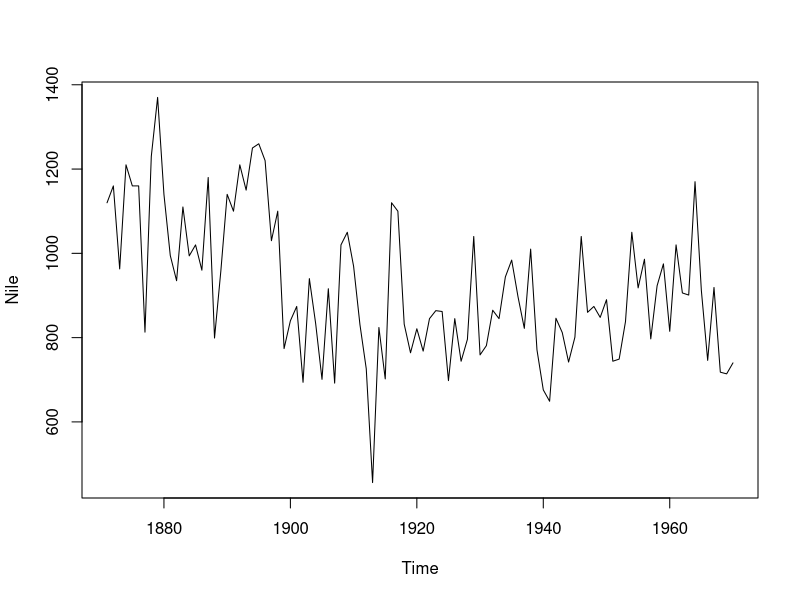
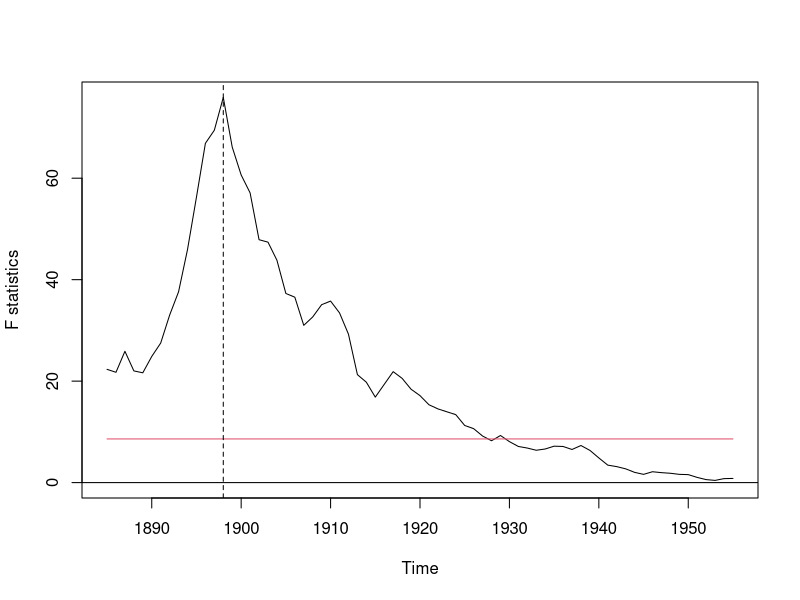
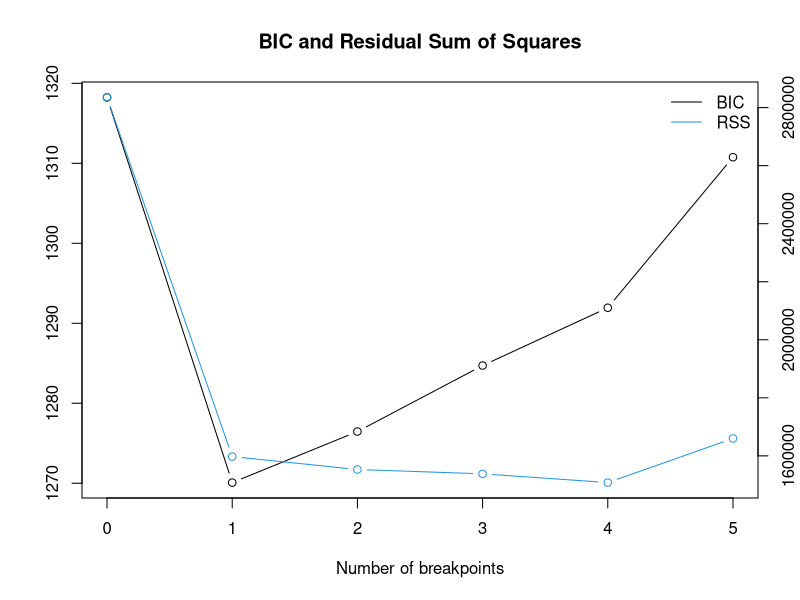
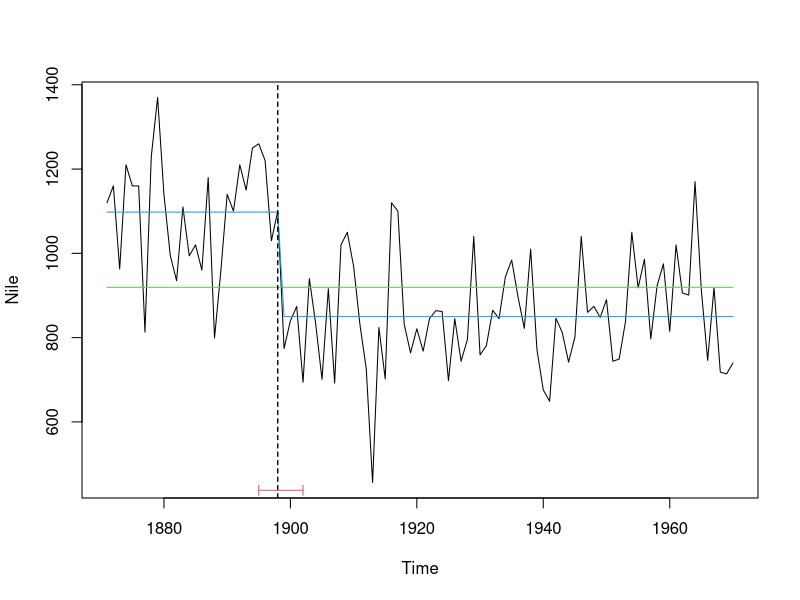
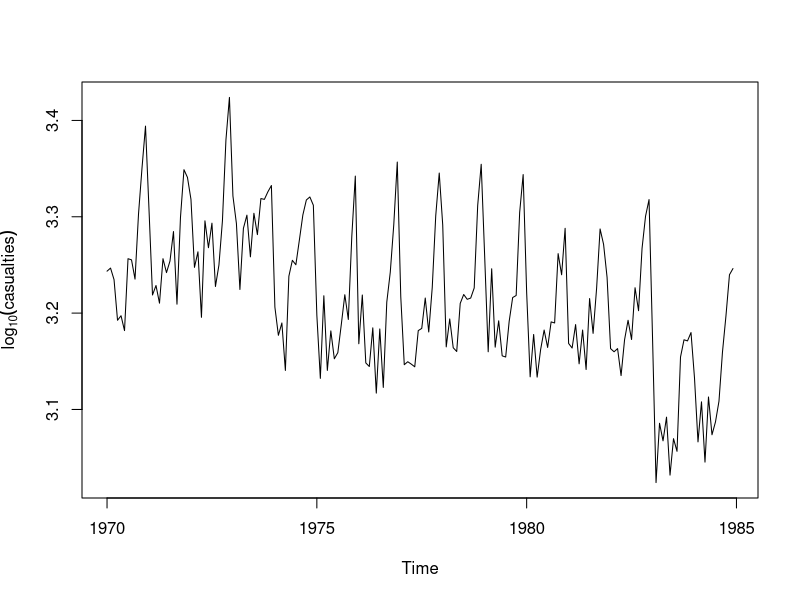
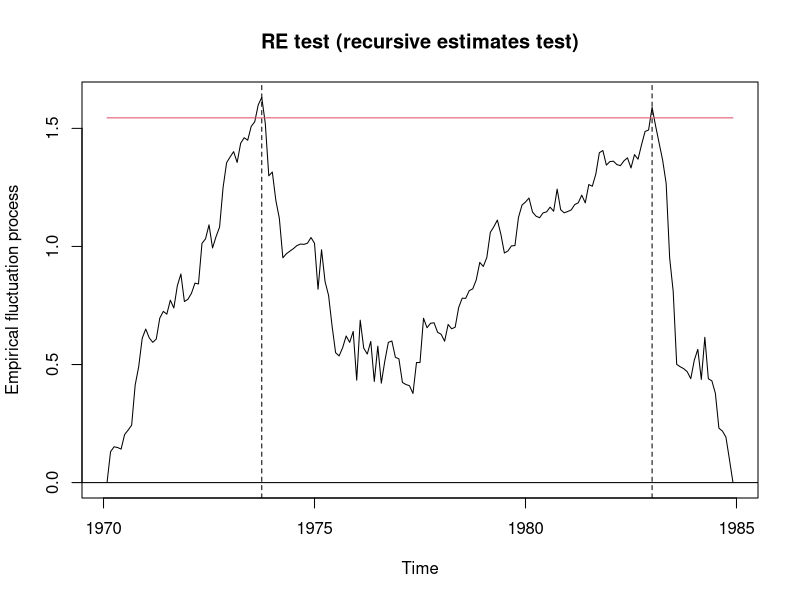
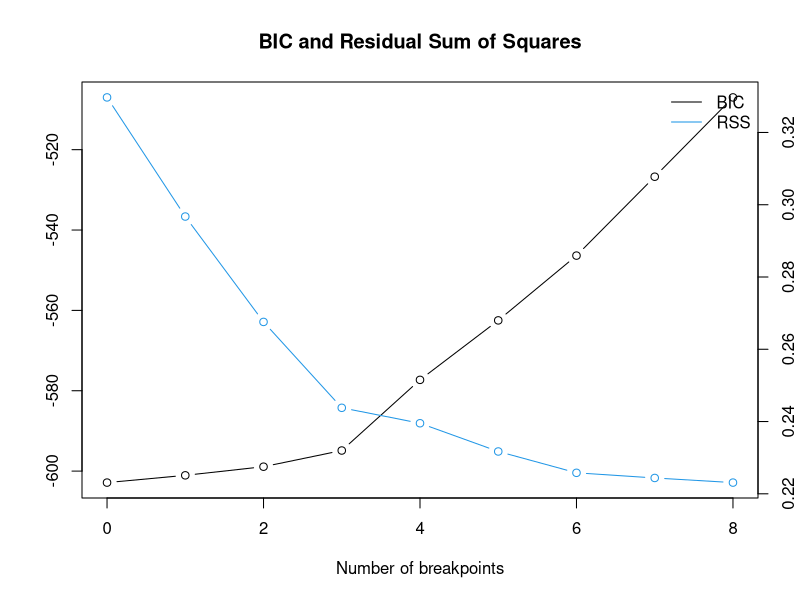
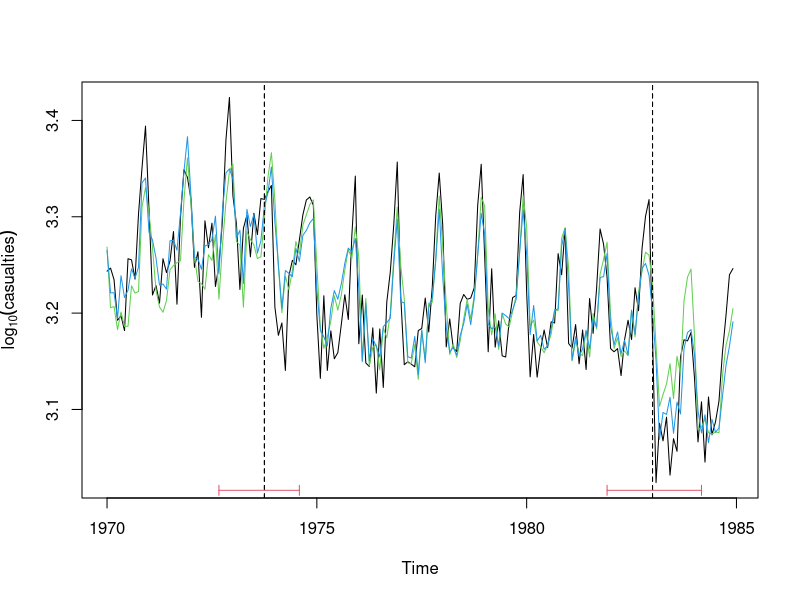

Source code (R) for these figures, in order:
library(strucchange)


### Name: breakpoints
### Title: Dating Breaks
### Aliases: breakpoints breakpoints.formula breakpoints.breakpointsfull
###   breakpoints.Fstats summary.breakpoints summary.breakpointsfull
###   plot.breakpointsfull plot.summary.breakpointsfull print.breakpoints
###   print.summary.breakpointsfull lines.breakpoints coef.breakpointsfull
###   vcov.breakpointsfull fitted.breakpointsfull residuals.breakpointsfull
###   df.residual.breakpointsfull
### Keywords: regression

### ** Examples

## Nile data with one breakpoint: the annual flows drop in 1898
## because the first Ashwan dam was built
data("Nile")
plot(Nile)

## F statistics indicate one breakpoint
fs.nile <- Fstats(Nile ~ 1)
plot(fs.nile)
breakpoints(fs.nile)
lines(breakpoints(fs.nile))

## or
bp.nile <- breakpoints(Nile ~ 1)
summary(bp.nile)

## the BIC also chooses one breakpoint
plot(bp.nile)
breakpoints(bp.nile)

## fit null hypothesis model and model with 1 breakpoint
fm0 <- lm(Nile ~ 1)
fm1 <- lm(Nile ~ breakfactor(bp.nile, breaks = 1))
plot(Nile)
lines(ts(fitted(fm0), start = 1871), col = 3)
lines(ts(fitted(fm1), start = 1871), col = 4)
lines(bp.nile)

## confidence interval
ci.nile <- confint(bp.nile)
ci.nile
lines(ci.nile)


## UK Seatbelt data: a SARIMA(1,0,0)(1,0,0)_12 model
## (fitted by OLS) is used and reveals (at least) two
## breakpoints - one in 1973 associated with the oil crisis and
## one in 1983 due to the introduction of compulsory
## wearing of seatbelts in the UK.
data("UKDriverDeaths")
seatbelt <- log10(UKDriverDeaths)
seatbelt <- cbind(seatbelt, lag(seatbelt, k = -1), lag(seatbelt, k = -12))
colnames(seatbelt) <- c("y", "ylag1", "ylag12")
seatbelt <- window(seatbelt, start = c(1970, 1), end = c(1984,12))
plot(seatbelt[,"y"], ylab = expression(log[10](casualties)))

## testing
re.seat <- efp(y ~ ylag1 + ylag12, data = seatbelt, type = "RE")
plot(re.seat)

## dating
bp.seat <- breakpoints(y ~ ylag1 + ylag12, data = seatbelt, h = 0.1)
summary(bp.seat)
lines(bp.seat, breaks = 2)

## minimum BIC partition
plot(bp.seat)
breakpoints(bp.seat)
## the BIC would choose 0 breakpoints although the RE and supF test
## clearly reject the hypothesis of structural stability. Bai &
## Perron (2003) report that the BIC has problems in dynamic regressions.
## due to the shape of the RE process of the F statistics choose two
## breakpoints and fit corresponding models
bp.seat2 <- breakpoints(bp.seat, breaks = 2)
fm0 <- lm(y ~ ylag1 + ylag12, data = seatbelt)
fm1 <- lm(y ~ breakfactor(bp.seat2)/(ylag1 + ylag12) - 1, data = seatbelt)

## plot
plot(seatbelt[,"y"], ylab = expression(log[10](casualties)))
time.seat <- as.vector(time(seatbelt))
lines(time.seat, fitted(fm0), col = 3)
lines(time.seat, fitted(fm1), col = 4)
lines(bp.seat2)

## confidence intervals
ci.seat2 <- confint(bp.seat, breaks = 2)
ci.seat2
lines(ci.seat2)
